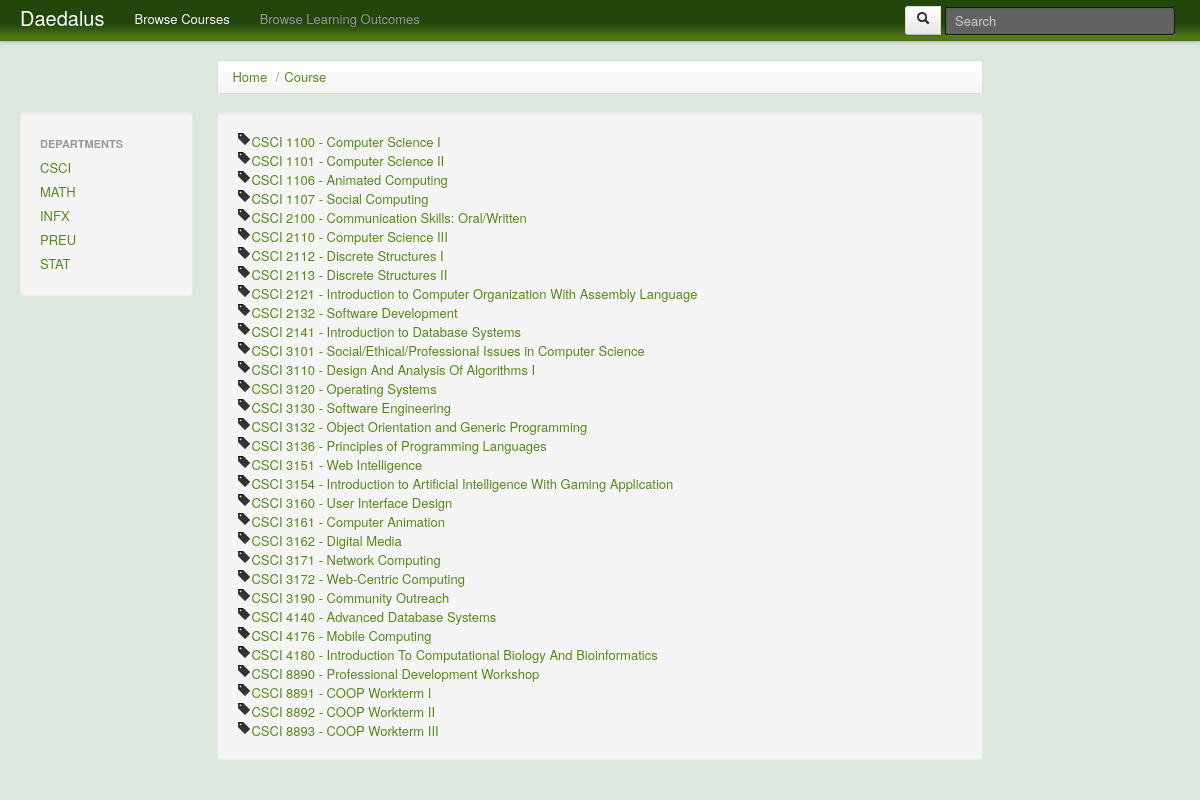
Page /index.php?q=course/CSCI on the committed database.
### tables this page shows
CREATE TABLE `dae_course` (
  `id` int(11) NOT NULL auto_increment,
  `course_code` varchar(4) NOT NULL,
  `course_number` int(11) NOT NULL,
  `course_name` varchar(150) NOT NULL,
  `course` varchar(9) default NULL,
  `mapped` tinyint(4) NOT NULL default '0',
  `viewable` tinyint(4) NOT NULL default '1',
  PRIMARY KEY  (`id`)
);

### index.php (called while the page is built, shortened)
<?php
	require_once('./classes/ContentEngine.php');
	require_once('./classes/Courses.php');
	require_once('./classes/Query.php');
	$generator = new ContentEngine();
?>

### classes/Query.php (called while the page is built, shortened)
<?php
require_once('config/mysql.config.php');
$mysql_link = $mysql_link;
class Query {
  public static function escapeString($array) {
    global $mysql_link;
    $escaped_array = array();
    foreach($array as $key=>$val) {
      $escapedKey = mysqli_real_escape_string($mysql_link, $key);
      $escapedVal = mysqli_real_escape_string($mysql_link, $val);
      $escaped_array[$escapedKey] = $escapedVal;
    }
    return $escaped_array;
  }
  public static function d_query($query) {
    global $mysql_link;
    $x = mysqli_query($mysql_link, $query) or die(mysqli_error($mysql_link));
    return $x;
  }
  public static function d_queryCol($table, $colName, $whereConditions=null, $sort=null, $limit=null) {
    $query = "
      SELECT DISTINCT(".$colName.")
      FROM `$table` ";
    $result = self::d_query($query);
    $row_array = array();
    while($row = mysqli_fetch_assoc($result)) {
      $row_array[] = $row[$colName];
    }
    return $row_array;
  }
  public static function d_queryAll($table, $whereConditions=null, $sort=null, $limit=null) {
    $query = "
      SELECT *
      FROM `$table` ";
    if(is_array($whereConditions)) {
      $query .= "WHERE ";
      $count = count($whereConditions);
      $whereConditions = self::escapeString($whereConditions);
      foreach($whereConditions as $col=>$val) {
        $query .= "$col = '$val' ";
      }
    }
    else if($whereConditions) {
      die('Error: query where conditions');
      return null;
    }
		if($sort) {
			$query .= 'ORDER BY '.$sort.' ';
		}
    $result = self::d_query($query);
    $row_array = array();
    while($row = mysqli_fetch_assoc($result)) {
      $row_array[] = (object)$row;
    }
    return $row_array;
  }
}

### classes/Courses.php (the view, shortened to what this page needs)
<?php
require_once('Query.php');
class Courses {
  public static function getCourseCodeList() {
    return Query::d_queryCol('dae_course', 'course_code');
  }
  public static function getBrowseCourseList() {
    $courseCode_array = self::getCourseCodeList();
    $courses_list = array();
    foreach($courseCode_array as $code) {
      $courses_array = Query::d_queryAll('dae_course', array('course_code'=>$code), 'course_number');
      foreach($courses_array as $course_obj) {
        $course_obj->hyperlink = '<a href="index.php?q=course/'.strtolower($course_obj->course_code).'/'.$course_obj->course_number .'">'. $course_obj->course .' - '. $course_obj->course_name .'</a>';
        $courses_list[$code][$course_obj->course_number] = $course_obj;
      }
    }
    return $courses_list;
  }
}
?>

### classes/ContentEngine.php (shortened to what this page needs)
<?php
require_once('Query.php');
require_once('Courses.php');
Class ContentEngine{
	protected $data;
	protected $path;
	protected $page;
	public function __construct(){
		$this->data = '';
		$this->path = explode('/',(isset($_GET['q']))?$_GET['q']:'');
		$this->page = $this->path[0];
		$this->generateContent();
		print $this->data;
	}
	private function getTitle(){
		return 'Daedalus';
	}
	private function generateContent(){
		$selected = '';
		if( isset($this->path[2]) ){
			if( $this->path[0] == 'course' ){
				$selected = 'course';
			}
			else if ( $this->path[0] == 'slo' && $this->path[1] == 'cloud' ){
				$selected = 'tagCloud';
			}
			else{
				redirect_home();
			}
		}
		else if( isset($this->path[1]) ){
			if( $this->path[0] == 'course' ){
				$selected = 'department';
			}
		}
		$leftWing = $selected.'_leftWing';
		$content = $selected.'_content';
		$rightWing = $selected.'_rightWing';
		if( ! method_exists($this,$rightWing) ){
			$rightWing = 'default_rightWing';
		}
		$this->addLeftWing($leftWing);
		$this->addContent($content);
		$this->addRightWing($rightWing);
		$this->addContainer();
		$this->prependNavBar();
		$this->addBody();
		$this->prependHead();
		$this->addHtml();
	}
	private function getBreadcrumbs() {
		$args = $this->path;
		$breadcrumb_string = '
			<ul class="breadcrumb">
				<li>
					<a href="index.php">Home</a> <span class="divider">/</span>
				</li>';
		$url = 'index.php?q=';
		$arrsize = count($args);
		for($i = 0; $i<$arrsize-1; $i++) {
			$breadCrumb_arg = strtolower($args[$i]);
			if($i == 0) {
				$url .= $breadCrumb_arg;
			}
			else {
				$url .= '/'.$breadCrumb_arg;
			}
			$breadcrumb_string .= '<li>
				<a href="'.$url.'">';
			if( $this->path[0] == 'course' && $i==1 ){
				$breadcrumb_string .= strtoupper($args[$i]);
			}
			else if( $this->path[0] == 'slo' && $i==1 ){
				$slo = SLO::getSLO($args[$i]);
				$breadcrumb_string.= $slo->slo_text;
			}else{
				$breadcrumb_string .= ucfirst(strtolower($args[$i]));
			}
			$breadcrumb_string.= '</a>';
		}
		$breadcrumb_string .= '</ul>';
		return $breadcrumb_string;
	}
	private function addContainer(){
		$this->data = '
		<div class="container-fluid">
			<div class="row-fluid">
        <div class="span2"></div>
        <div class="span8">
          '.$this->getBreadcrumbs().'
         </div>
			</div>
			<div class="row-fluid">
				'.$this->data.'
			</div>
		</div>';
	}
	private function addBody(){
		$this->data = "<body>\n$this->data\n\t\t</body>";
	}
	private function addHtml(){
		$this->data = '<!DOCTYPE html>'."\n".'<html>'."\n" . $this->data ."\n". '</html>'."\n";
	}
	private function prependHead(){
		$this->data = '
		<head>
			<title>'.$this->getTitle().'</title>
			<link href="css/bootstrap.css" rel="stylesheet">
			<link href="css/style.css" rel="stylesheet" type="text/css" /a>
			<script type="text/javascript" src="http://ajax.googleapis.com/ajax/libs/jquery/1.7.2/jquery.js"></script>
			<script type="text/javascript" src="js/bootstrap-tab.js"></script>
			<script type="text/javascript" src="js/courseContent.js"></script>
			<script type="text/javascript" src="js/bootstrap-tooltip.js"></script>
			<script type="text/javascript" src="js/bootstrap-popover.js"></script>
			<script type="text/javascript" src="js/bootstrap-dropdown.js"></script>
			<script>
				$(function (){
					$(".right-wing-item").popover(
						{placement: \'left\'}
					);
			  		$(".left-wing-item").popover();
				});
			</script>
			<style>
				body{
					padding-top: 60px;
				}
			</style>
		</head>
		'.$this->data;
	}
	private function prependNavBar(){
		$this->navBarDefault();
	}
	private function navBarDefault(){
		$dropDownItems = "";
		$code = Courses::getCourseCodeList();
		foreach($code as $value)
		{
			$li = "<li><a href=\"index.php?q=course/".$value."\">";
			$li .= $value;
			$li .= "</a></li>\n";
			$dropDownItems .= $li;
		}
		$this->data.= '
		<div class="navbar navbar-fixed-top">
			<div class="navbar-inner">
				<div class="container-fluid">
					<a class="btn btn-navbar" data-toggle="collapse" data-target=".nav-collapse">
						<span class="icon-bar"></span>
						<span class="icon-bar"></span>
						<span class="icon-bar"></span>
					</a>
					<a class="'.($this->page==''?'brand-select':'brand').'" href="index.php">Daedalus</a>
					<div class="btn-group pull-right">
						<div class="input-prepend">
							<form class="navbar-search pull-left" action="index.php?q=search" method="POST">
								<button type="submit" class="btn"><i class="icon-search"></i></button>
								<input type="text" class="search-query" placeholder="Search" id="search" name="terms">
							</form>
						</div>
					</div>
					<div class="nav-collapse">
						<ul class="nav">
							<li class="dropdown '.($this->page=='course'?'active':'').'">
							<a href="#" class="dropdown-toggle" data-toggle="dropdown">
								Browse Courses
							</a>
								<ul class="dropdown-menu">
									<li><a href="index.php?q=course">All Courses</a></li>
									 <li class="divider"></li>
									'.
										$dropDownItems
									.'
								</ul>
							</li>
						</ul>
						<ul class="nav">
							<li class="dropdown '.($this->page=='slo'?'active	':'').'">
								<a href="#" class="dropdown-toggle" data-toggle="dropdown">
									Browse Learning Outcomes
								</a>
								<ul class="dropdown-menu">
									<li><a href="index.php?q=slo">Learning Outcomes</a></li>
									<li><a href="index.php?q=slo/cloud">Tag Cloud</a></li>
								</ul>
							</li>
						</ul>
					</div>
				</div>
		    </div>
		</div>';
	}
	private function addLeftWing($func){
		$this->data .= '<div class="span2">';
		if( method_exists($this,$func) ) $this->$func();
		else $this->default_leftWing();
		$this->data.= '</div>';
	}
	private function addContent($func){
		$this->data .= '
		<div class="container span8">';
		$this->data.='<div class="well">';
		( method_exists($this,$func) ? $this->$func() : $this->default_content );
		$this->data.= '
			</div>
		</div>';
	}
	private function addRightWing($func){
		$this->data .= '
		<div class="span2">';
		$this->data.= '</div>';
	}
	private function department_leftWing(){
		$courseCode_array = Courses::getCourseCodeList();
		$string = '
		<ul class="well nav nav-list">
			<li class="nav-header">Departments</li>';
		foreach($courseCode_array as $code) {
			$string .= '<li><a href="index.php?q=course/'.strtolower($code).'">'.$code.'</a></li>';
		}
		$this->data .= $string;
	}
	private function department_content(){
		$args = $this->path;
		$courses_list = Courses::getBrowseCourseList();
		$output_string = '';
		foreach($courses_list[strtoupper($args[1])] as $obj) {
			$output_string .= '<i class="icon-tag"></i>'.$obj->hyperlink .'<br />';
		}
		$this->data .= $output_string;
	}
}

### css/style.css (style rules this page uses)
body { margin-top: 0px; background-color: #DCE8DD; background-repeat: repeat-y; background-repeat: repeat-x; color: black; }
.navbar-inner { background: #23470a; background: -moz-linear-gradient(top, #23470a 59%, #517816 92%); background: -webkit-gradient(linear, left top, left bottom, color-stop(59%,#23470a), color-stop(92%,#517816)); background: -webkit-linear-gradient(top, #23470a 59%,#517816 92%); background: -o-linear-gradient(top, #23470a 59%,#517816 92%); background: -ms-linear-gradient(top, #23470a 59%,#517816 92%); background: linear-gradient(to bottom, #23470a 59%,#517816 92%); filter: progid:DXImageTransform.Microsoft.gradient( startColorstr='#23470a', endColorstr='#517816',GradientType=0 ); }
.navbar .nav .active > a, .navbar .nav .active > a:active { color: #ffffff; text-decoration: none; }
.well { min-height: 20px; padding: 19px; margin-bottom: 20px; background-color: #f5f5f5; border: 1px solid #ffffff; border: 1px solid rgba(0, 0, 0, 0.05); -webkit-border-radius: 4px; -moz-border-radius: 4px; border-radius: 4px; -webkit-box-shadow: inset 0 1px 1px rgba(0, 0, 0, 0.05); -moz-box-shadow: inset 0 1px 1px rgba(0, 0, 0, 0.05); box-shadow: inset 0 1px 1px rgba(0, 0, 0, 0.05); }

### classes/ContentEngine.php (style rules this page uses)
body { padding-top: 60px; }

### rows in the picture
dae_course: course "CSCI 1100", course_name "Computer Science I"
dae_course: course "CSCI 1101", course_name "Computer Science II"
dae_course: course "CSCI 1106", course_name "Animated Computing"
dae_course: course "CSCI 1107", course_name "Social Computing"
dae_course: course "CSCI 2100", course_name "Communication Skills: Oral/Written"
dae_course: course "CSCI 2110", course_name "Computer Science III"
dae_course: course "CSCI 2112", course_name "Discrete Structures I"
dae_course: course "CSCI 2113", course_name "Discrete Structures II"
dae_course: course "CSCI 2121", course_name "Introduction to Computer Organization With Assembly Language"
dae_course: course "CSCI 2132", course_name "Software Development"
dae_course: course "CSCI 2141", course_name "Introduction to Database Systems"
dae_course: course "CSCI 3101", course_name "Social/Ethical/Professional Issues in Computer Science"
dae_course: course "CSCI 3110", course_name "Design And Analysis Of Algorithms I"
dae_course: course "CSCI 3120", course_name "Operating Systems"
dae_course: course "CSCI 3130", course_name "Software Engineering"
dae_course: course "CSCI 3132", course_name "Object Orientation and Generic Programming"
dae_course: course "CSCI 3136", course_name "Principles of Programming Languages"
dae_course: course "CSCI 3151", course_name "Web Intelligence"
dae_course: course "CSCI 3154", course_name "Introduction to Artificial Intelligence With Gaming Application"
dae_course: course "CSCI 3160", course_name "User Interface Design"
dae_course: course "CSCI 3161", course_name "Computer Animation"
dae_course: course "CSCI 3162", course_name "Digital Media"
dae_course: course "CSCI 3171", course_name "Network Computing"
dae_course: course "CSCI 3172", course_name "Web-Centric Computing"
dae_course: course "CSCI 3190", course_name "Community Outreach"
dae_course: course "CSCI 4140", course_name "Advanced Database Systems"
dae_course: course "CSCI 4176", course_name "Mobile Computing"
dae_course: course "CSCI 4180", course_name "Introduction To Computational Biology And Bioinformatics"
dae_course: course "CSCI 8890", course_name "Professional Development Workshop"
dae_course: course "CSCI 8891", course_name "COOP Workterm I"
dae_course: course "CSCI 8892", course_name "COOP Workterm II"
dae_course: course "CSCI 8893", course_name "COOP Workterm III"

### other values in the picture
$code "CSCI"
$code "MATH"
$code "INFX"
$code "PREU"
$code "STAT"
